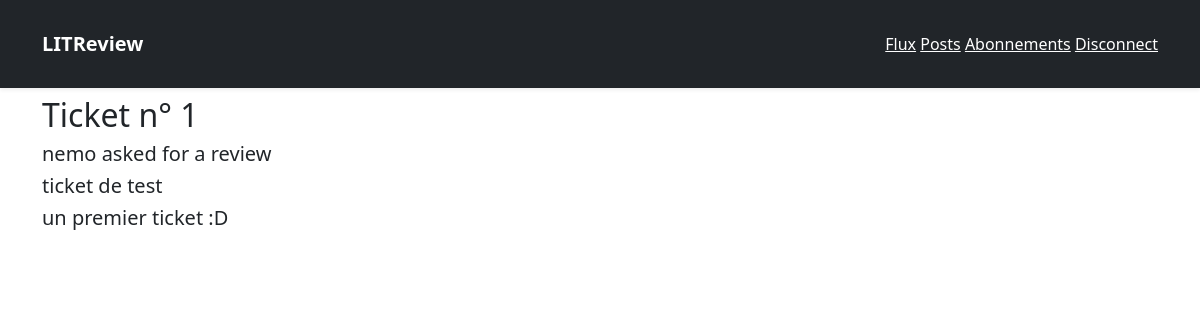
Screenshot of /reviews/1/ (signed in) with the database file from the repository.
### reviews/models.py (models this page shows)
class Ticket(models.Model):
    title = models.CharField(max_length=128)
    description = models.TextField(max_length=2048)
    user = models.ForeignKey(settings.AUTH_USER_MODEL, on_delete=models.CASCADE)
    image = models.ImageField(null=True, blank=True)
    time_created = models.DateTimeField(auto_now_add=True)

### reviews/views.py (the view)
# urls.py: path('<int:ticket_id>/', views.view_ticket, name='viewticket'),
@login_required
def view_ticket(request, ticket_id):
    ticket = get_object_or_404(Ticket, pk=ticket_id)
    return render(request, 'reviews/viewticket.html', locals())

### reviews/templates/reviews/viewticket.html
{% extends 'base.html' %}
{% block content %}
<div class="align-center">
    <h2>Ticket n° {{ ticket.id }}</h2>
</div>
<div>
    <h5>{{ ticket.user }} asked for a review</h5>
    <h5>{{ ticket.title }}</h5>
    <h5>{{ ticket.description }}</h5>
</div>
{% endblock content %}

### rows the page displays
Ticket: id "1", user "nemo", title "ticket de test", description "un premier ticket :D"
